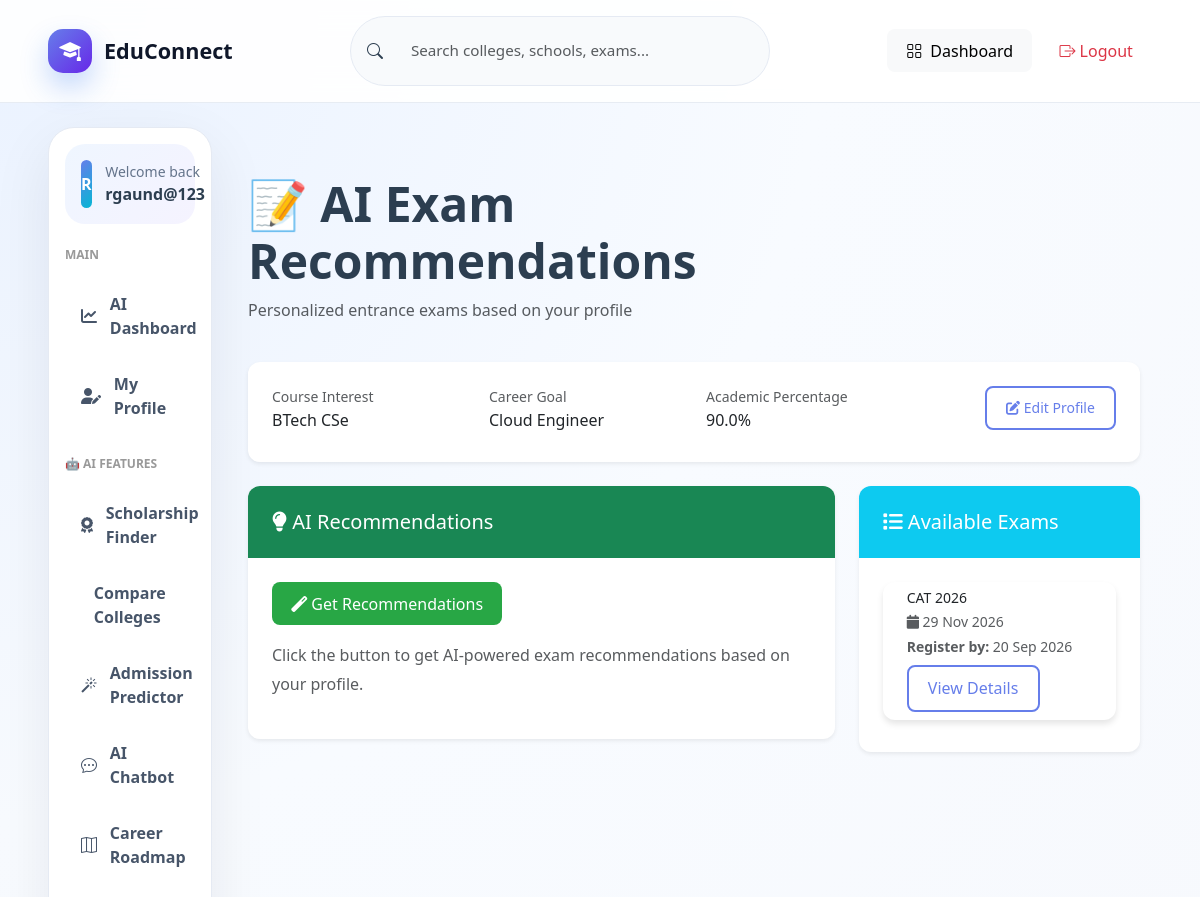
The page /exams/recommendations/ (signed in, upper part) on the database as committed earlier.
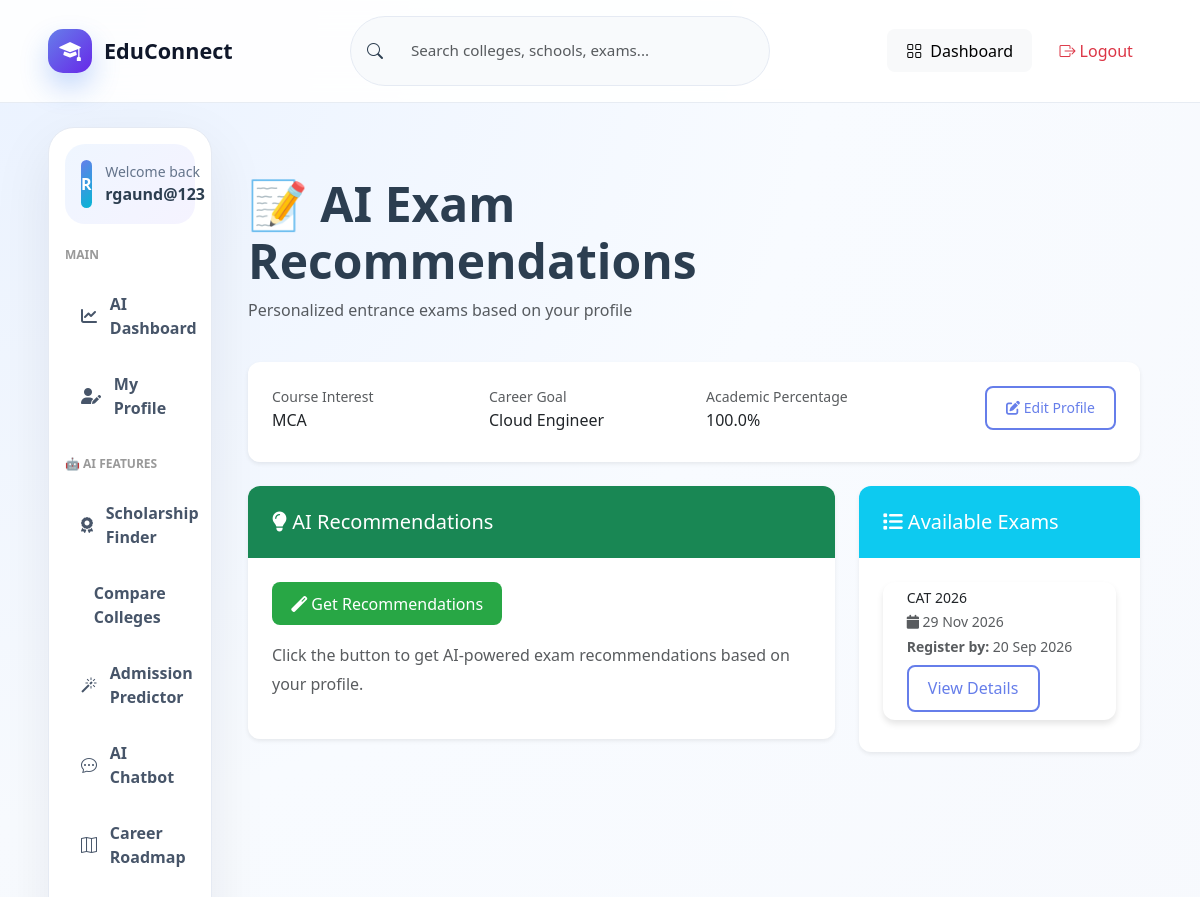
The same page on the database as committed later.
### accounts/models.py (models this page shows, shortened)
class StudentProfile(models.Model):
    user = models.OneToOneField(CustomUser, on_delete=models.CASCADE, related_name='student_profile')
    course_interest = models.CharField(max_length=100, blank=True)
    career_goal = models.CharField(max_length=255, blank=True)
    academic_percentage = models.FloatField(default=0, validators=[MinValueValidator(0), MaxValueValidator(100)])
    entrance_exam_score = models.FloatField(blank=True, null=True)
    location = models.CharField(max_length=100, blank=True)
    budget = models.IntegerField(default=0, blank=True)
    stream = models.CharField(
        max_length=50,
        choices=[('science', 'Science'), ('commerce', 'Commerce'), ('arts', 'Arts')],
        blank=True
    )
    created_at = models.DateTimeField(auto_now_add=True)
    updated_at = models.DateTimeField(auto_now=True)

### accounts/views.py (the view)
# urls.py: path('exams/recommendations/', exam_recommendations, name='exam_recommendations'),
@login_required(login_url='login')
def exam_recommendations(request):
    student_profile = StudentProfile.objects.filter(user=request.user).first()
    if not student_profile or not student_profile.course_interest:
        messages.warning(request, "Please complete your profile first")
        return redirect('student_profile_view')
    return render(request, 'accounts/exam_recommendations.html', {
        'exams': Exam.objects.all(),
        'recommendations': ExamRecommendation.objects.filter(user=request.user),
        'student_profile': student_profile,
    })

### accounts/templates/accounts/exam_recommendations.html (shortened to what the changed rows need)
{% extends "accounts/base.html" %}
{% block content %}
<div class="container py-5">
    <div class="row mb-4">
        <div class="col-lg-8">
            <h1 class="display-5 fw-bold mb-2">📝 AI Exam Recommendations</h1>
        </div>
    </div>
    <div class="row mb-4">
        <div class="col-lg-12">
            <div class="card border-0 shadow-sm">
                <div class="card-body">
                    <div class="row">
                        <div class="col-md-3">
                            <p class="text-muted small mb-1">Course Interest</p>
                            <h6>{{ student_profile.course_interest|default:"Not set" }}</h6>
                        </div>
                        <div class="col-md-3">
                            <p class="text-muted small mb-1">Career Goal</p>
                            <h6>{{ student_profile.career_goal|default:"Not set" }}</h6>
                        </div>
                        <div class="col-md-3">
                            <p class="text-muted small mb-1">Academic Percentage</p>
                            <h6>{{ student_profile.academic_percentage }}%</h6>
                        </div>
                    </div>
                </div>
            </div>
        </div>
    </div>
</div>
{% endblock %}

Rows that differ between the two databases and show on the page:
changed StudentProfile "Cloud Engineer": course_interest "BTech CSe" → "MCA"; academic_percentage "90.0" → "100.0"
